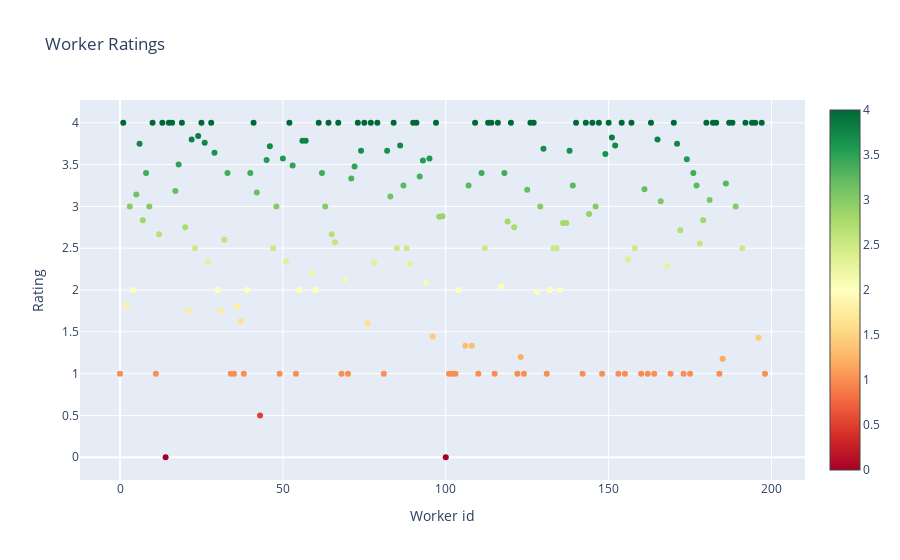

The notebook cell this image was saved under:
### Code cell
import plotly.graph_objs as go

worker_data = data.to_pandas()

 
fig = go.Figure()
fig.add_trace(go.Scatter(x=worker_data['WORKER_ID'], y=worker_data['rating'], mode='markers', 
                         marker=dict(color=worker_data['rating'], colorscale='RdYlGn',
        showscale=True)))
fig.update_layout(title='Worker Ratings', xaxis_title='Worker id', yaxis_title='Rating', showlegend=False)
fig.show()

### Figure 1 — Plotly figure (JSON) as saved in the notebook; plotly's stock layout.template omitted (floating-point values rounded to 4 significant figures; data arrays with more than 128 entries replaced by an {"elided": "..."} marker saying what was removed)
{"data": [{"marker": {"color": {"elided": "190 float values"}, "colorscale": [[0, "rgb(165,0,38)"], [0.1, "rgb(215,48,39)"], [0.2, "rgb(244,109,67)"], [0.3, "rgb(253,174,97)"], [0.4, "rgb(254,224,139)"], [0.5, "rgb(255,255,191)"], [0.6, "rgb(217,239,139)"], [0.7, "rgb(166,217,106)"], [0.8, "rgb(102,189,99)"], [0.9, "rgb(26,152,80)"], [1, "rgb(0,104,55)"]], "showscale": true}, "mode": "markers", "type": "scatter", "x": {"elided": "190 int values"}, "y": {"elided": "190 float values"}}], "layout": {"showlegend": false, "title": {"text": "Worker Ratings"}, "xaxis": {"title": {"text": "Worker id"}}, "yaxis": {"title": {"text": "Rating"}}}}
